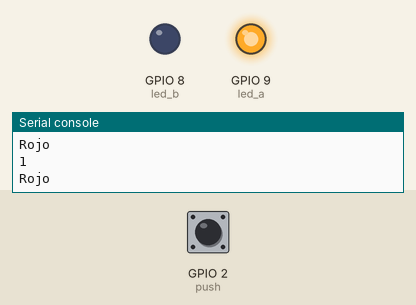
A program run on a simulated ESP32 board running MicroPython. On the bench: output pins drawn as LEDs (lit = HIGH), the last lines printed to the serial console. The inputs (shaded band) are chosen by the test bench; at power-on: GPIO 2 (push) HIGH.

Above: at 1.2 s.
1.3 s: GPIO 2 (push) pulled LOW for 0.3 s
At 1.62 s:
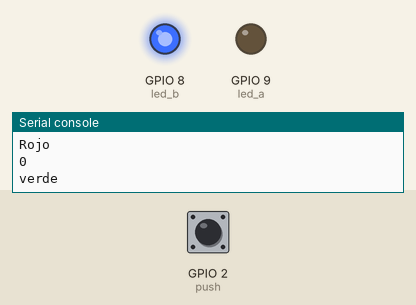
3.2 s: GPIO 2 (push) pulled LOW for 3.2 s
At 7.8 s:
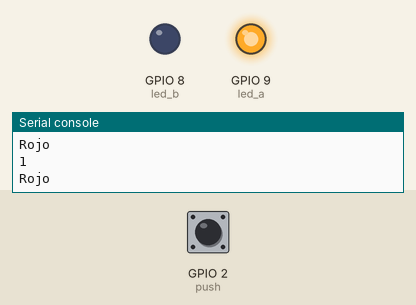
Timing chart, 0 to 9.3 s (numbered marks = the images above; inputs shaded):
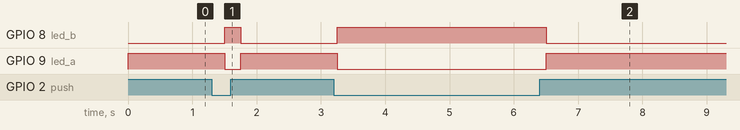

The program:

LED_con_switch_1.py
```python
from machine import Pin
import time


led_a = Pin(9,Pin.OUT)
led_b = Pin(8,Pin.OUT)
push = Pin(2,Pin.IN,Pin.PULL_UP)

while True:

        estado= push.value()
        print(estado)
        if estado==0:
            print("verde")
            led_a.value(0)
            led_b.value(1)
        else:
            print("Rojo")
            led_a.value(1)
            led_b.value(0)

        time.sleep(0.25)


   
```

Measured:
- after the input at 1.3 s, GPIO 8 (led_b): LOW → HIGH after 0.20 s, → LOW 0.25 s later; GPIO 9 (led_a): HIGH → LOW after 0.20 s, → HIGH 0.25 s later
- after the input at 3.2 s, GPIO 8 (led_b): LOW → HIGH after 0.05 s, → LOW 3.3 s later; GPIO 9 (led_a): HIGH → LOW after 0.05 s, → HIGH 3.3 s later
